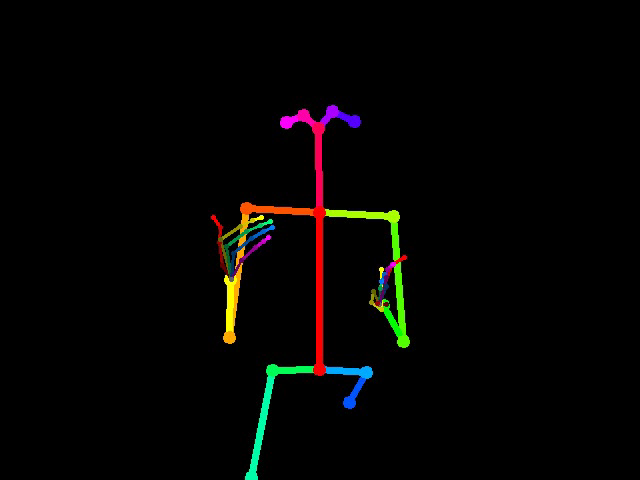
#> input picture frame 2 of writeup_videos_images/openpose_AGAIN_c4_skeleton.mov, 640 x 480 px, given in place of ASL_2008_08_04_scene7-camera1_AGAIN_v0_c4_train.mov, which was not available
$ jupyter execute --allow-errors 1_explore_optical_flow.ipynb
#> lines starting #> are read from the running program, lines starting #| are printed output that depends on the picture; after the words box and inside, x2 and y2 are one past the last pixel; in counts of white or black regions, pixels touching at a corner belong together; pictures that were not available may be replaced by others from this repository, and a replacement may not be noted
[cell 1]
import numpy as np
import cv2
import os
from matplotlib import pyplot as plt

[cell 2]
project_path = r'D:\UCBerkeley\CourseWork\202001\W251\Homework\Project'
dir_train = 'train_test_videos_NEW3'
test_video = 'ASL_2006_10_10_scene2-camera1_AGAIN_v0_c9_train.mov'
test_video = 'ASL_2008_08_04_scene7-camera1_AGAIN_v0_c4_train.mov'
cap = cv2.VideoCapture(os.path.join(project_path, dir_train, test_video))

[cell 3]
video_identifier = '_'.join(list(np.array(test_video.split('.')[0].split('_'))[[-4,-2]]))
print(video_identifier)

[cell 4]
ret, first_frame = cap.read()
#> first_frame is the input picture: shape (480, 640, 3); mean B, G, R 2.6, 4, 4.7
plt.imshow(first_frame)

[cell 5]
plt.hist(first_frame.ravel(),256,[0,256]); plt.show()
#> after `plt.hist(first_frame.ravel(), 256, [0, 256])`:
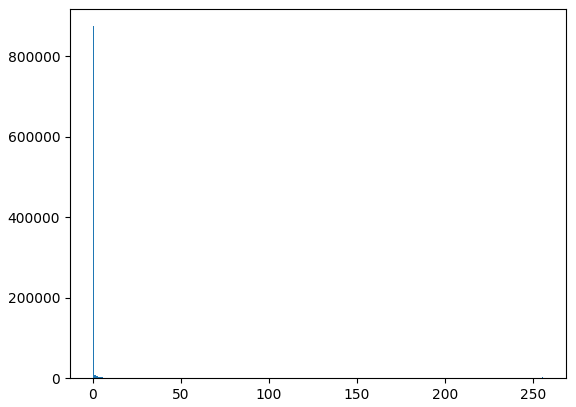
#> figure drawn by matplotlib, 1 panel; tallest bar 874459 high, from x = 0 to 1

[cell 6]
first_frame.shape
#> Out = (480, 640, 3)

[cell 7]
# Reference for this cell: https://docs.opencv.org/4.0.0-beta/d4/d8c/tutorial_py_shi_tomasi.html
prev_gray = cv2.cvtColor(first_frame,cv2.COLOR_BGR2GRAY)
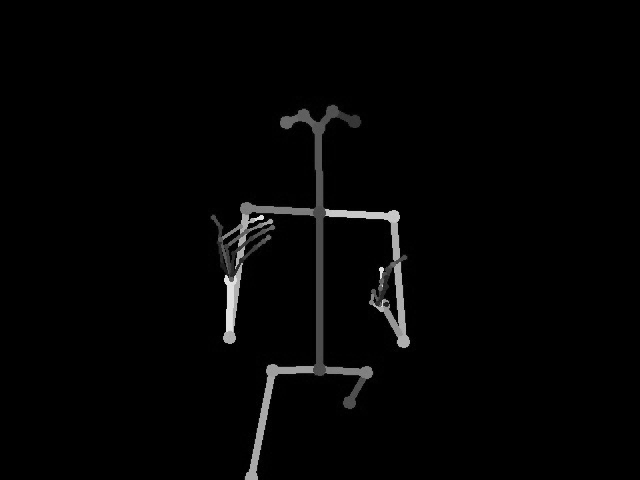
#> prev_gray: shape (480, 640); min 0, max 233, mean 4.1

upper_body_cascade = cv2.CascadeClassifier(r'D:\UCBerkeley\CourseWork\202001\W251\Homework\Project\haarcascade_frontalface_default.xml')
upper_body = upper_body_cascade.detectMultiScale(first_frame, scaleFactor=1.2 , minNeighbors=1)
#> upper_body = ()
print(upper_body)

# Only keep the first upper body detection
#> (the rest of this cell did not finish here and is left out)

[cell 8]
def valid_point(x, y):
    valid = True
    # Only keep the upper body
    # if upper_x < x < upper_x + upper_w and upper_y < y < upper_y + upper_h:
    #     valid = True
    # Do not detect edges for the top left corner where frame number is displayed
    if x < 200 and y < 100:
        valid = False
    return valid

[cell 9]
# Reference for cv2.goodFeaturesToTrack: https://docs.opencv.org/2.4/modules/imgproc/doc/feature_detection.html?highlight=goodfeaturestotrack
prev_corners = cv2.goodFeaturesToTrack(prev_gray, maxCorners=50,qualityLevel=0.01,minDistance=10)
#> prev_corners = 50 rows, first 8: [226, 275], [262, 218], [326, 214], [380, 268], [250, 217], [238, 230], [242, 263], [239, 245]
prev_corners_int = np.int0(prev_corners)
#> prev_corners_int has the same summary as prev_corners
# Plot the good features to track
for i in prev_corners_int:
    x,y = i.ravel()
    # Check whether the point is valid
    if valid_point(x, y):
        cv2.circle(first_frame,(x,y),3,255,-1)
#> this loop made 50 passes
#> (x, y) on passes 1 to 12: (226, 275), (262, 218), (326, 214), (380, 268), (250, 217), (238, 230), (242, 263), (239, 245), (383, 312), (397, 222), (399, 262), (398, 212)
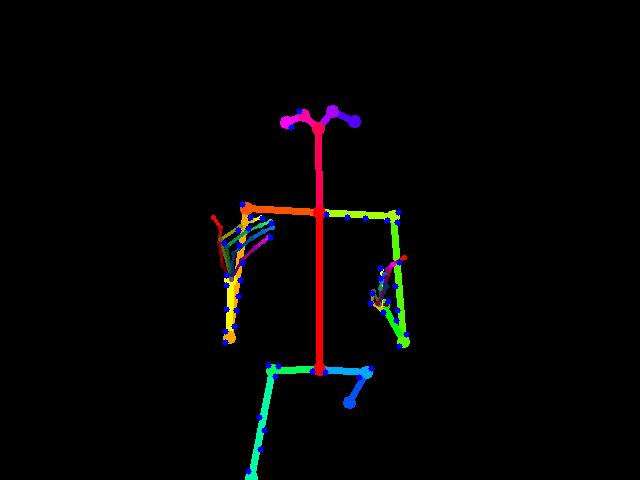
#> first_frame: shape (480, 640, 3); 0.47% of pixels changed, all inside (x1, y1, x2, y2) = (221, 108, 410, 475)

plt.imshow(first_frame),plt.show()

[cell 10]
mask = np.zeros_like(first_frame)
# Parameters for Lucas-Kanade optical flow
# Reference: https://pysource.com/2018/05/14/optical-flow-with-lucas-kanade-method-opencv-3-4-with-python-3-tutorial-31/
#     starting 18:50
lk_params = dict(winSize = (15,15), maxLevel = 1, criteria = (cv2.TERM_CRITERIA_EPS | cv2.TERM_CRITERIA_COUNT, 10, 0.03))
#> lk_params = {'winSize': (15, 15), 'maxLevel': 1, 'criteria': (3, 10, 0.03)}
# Variable for color to draw optical flow track
color = (0, 255, 0)
counter = 0
while(cap.isOpened()):
    # ret = a boolean return value from getting the frame, frame = the current frame being projected in the video
    ret, frame = cap.read()
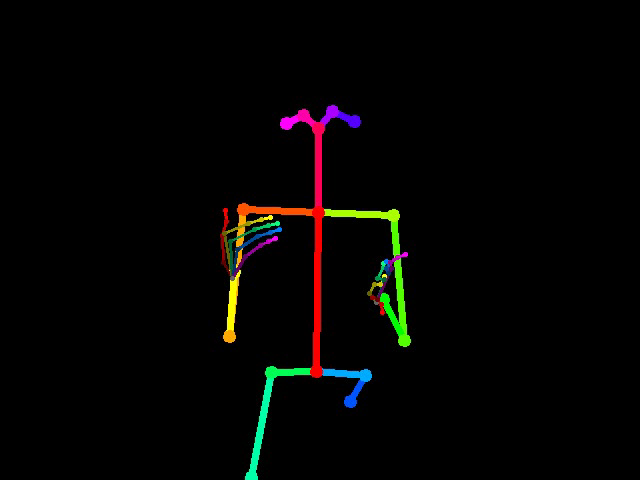
#> input picture frame 3 of writeup_videos_images/openpose_AGAIN_c4_skeleton.mov, 640 x 480 px, given in place of ASL_2008_08_04_scene7-camera1_AGAIN_v0_c4_train.mov, which was not available
#> frame is the input picture: shape (480, 640, 3); mean B, G, R 2.6, 4, 4.5
    # Converts each frame to grayscale - we previously only converted the first frame to grayscale
    frame = cv2.convertScaleAbs(frame, alpha=1, beta=0)
    try:
        gray = cv2.cvtColor(frame, cv2.COLOR_BGR2GRAY)
    except:
        break
    # Calculates sparse optical flow by Lucas-Kanade method
    # https://docs.opencv.org/3.0-beta/modules/video/doc/motion_analysis_and_object_tracking.html#calcopticalflowpyrlk
    next_corners, status, error = cv2.calcOpticalFlowPyrLK(prev_gray, gray, prev_corners, None, **lk_params)
#> next_corners = 50 rows, first 8: [231.2, 276.3], [267.7, 218.8], [325.2, 213.7], [381.7, 261.9], [247.2, 219.4], [235.4, 230.7], [241.4, 266.4], [236.8, 246.6]; status = 50 values from 1 to 1; error = 50 values, max 89.73 at index 47, min 0.00111 at index 13, mean 16.53
    # Selects good feature points for previous position
    temp_prev = prev_corners[status == 1]
#> temp_prev = 50 pairs, first value 224 to 406, second value 111 to 471
    # Selects good feature points for next position
    temp_next = next_corners[status == 1]
#> temp_next = 50 pairs, first value 225 to 407.1, second value 111 to 471
    prev_corners_good =[]
    for i in temp_prev:
        x,y = i.ravel()
        if valid_point(x, y):
            prev_corners_good.append(np.array([x,y]))
#> after the loop, prev_corners_good has the same summary as temp_prev
    prev_corners_good = np.array(prev_corners_good)
    next_corners_good =[]
    for i in temp_next:
        x,y = i.ravel()
        if valid_point(x, y):
            next_corners_good.append(np.array([x,y]))
#> this loop made 50 passes
#> (x, y) on passes 1 to 12: (231.2, 276.3), (267.7, 218.8), (325.2, 213.7), (381.7, 261.9), (247.2, 219.4), (235.4, 230.7), (241.4, 266.4), (236.8, 246.6), (382.5, 305.5), (397.1, 220.8), (399.1, 258.3), (398, 211)
#> after the loop, next_corners_good has the same summary as temp_next
    next_corners_good = np.array(next_corners_good)
    # Draws the optical flow tracks
    for i, (new, old) in enumerate(zip(next_corners_good, prev_corners_good)):
        # Returns a contiguous flattened array as (x, y) coordinates for new point
        a, b = new.ravel()
        # Returns a contiguous flattened array as (x, y) coordinates for old point
        c, d = old.ravel()
        # Draws line between new and old position with green color and 2 thickness
        mask = cv2.line(mask, (a, b), (c, d), color, 2)
        # Draws filled circle (thickness of -1) at new position with green color and radius of 3
        frame = cv2.circle(frame, (a, b), 3, color, -1)
#> this loop made 50 passes
#> (a, b, c, d) on passes 1 to 12: (231.2, 276.3, 226, 275), (267.7, 218.8, 262, 218), (325.2, 213.7, 326, 214), (381.7, 261.9, 380, 268), (247.2, 219.4, 250, 217), (235.4, 230.7, 238, 230), (241.4, 266.4, 242, 263), (236.8, 246.6, 239, 245), (382.5, 305.5, 383, 312), (397.1, 220.8, 397, 222), (399.1, 258.3, 399, 262), (398, 211, 398, 212)
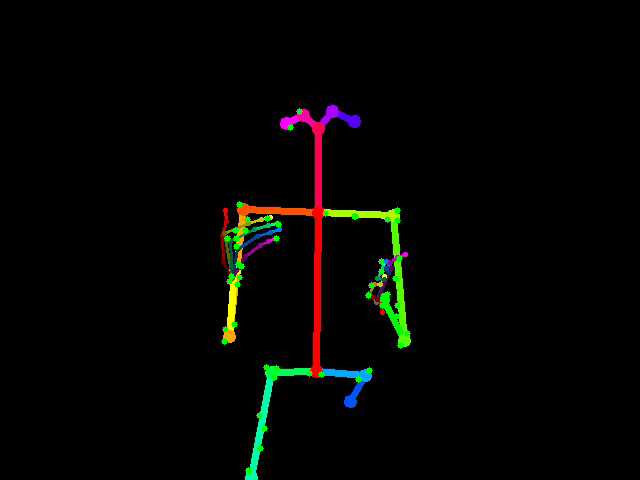
#> frame: shape (480, 640, 3); mean B, G, R 2.4, 4.7, 4.2
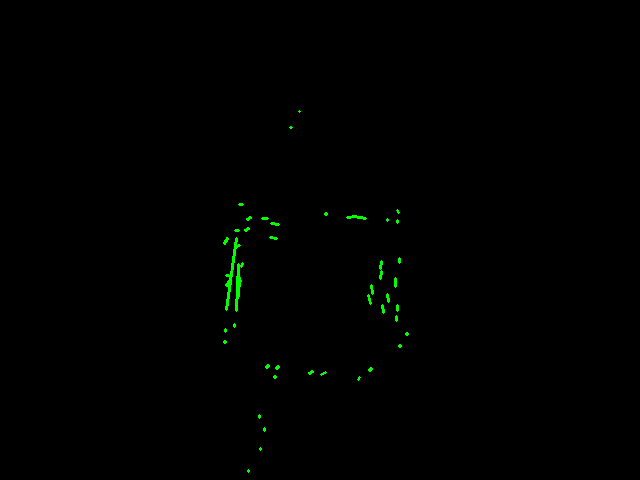
#> mask: shape (480, 640, 3); mean of channels 0, 1, 2 0, 1, 0; drawn as B, G, R
    # Overlays the optical flow tracks on the original frame
    output = cv2.add(frame, mask)
    # Updates previous frame
    prev_gray = gray.copy()
    # Updates previous good feature points
    prev_corners = next_corners_good.reshape(-1, 1, 2)
#> prev_corners has the same summary as next_corners
    # Opens a new window and displays the output frame
    # cv2.imshow("sparse optical flow", output)
    plt.imshow(output),plt.show()
    # f below means frame
    plt.imsave(os.path.join(project_path, 'writeup_videos_images', 'cv2_' + video_identifier + '_f{:02d}.png'.format(counter)), output)
    counter += 1
    # Frames are read by intervals of 10 milliseconds. The programs breaks out of the while loop when the user presses the 'q' key
    if cv2.waitKey(10) & 0xFF == ord('q'):
#> (key q is pressed here)
        break
# The following frees up resources and closes all windows
cap.release()
cv2.destroyAllWindows()

[cell 11]
plt.imshow(mask),plt.show()

[cell 12]
# save the image
# plt.imsave(os.path.join(project_path, 'test.png'), mask)

[cell 13]
# Create a gif from AGAIN_c9_f?
# import glob
from PIL import Image

# filepaths
fp_out = os.path.join(project_path, 'writeup_videos_images', 'cv2_' + video_identifier+'_optical_flow.gif')

# https://pillow.readthedocs.io/en/stable/handbook/image-file-formats.html#gif
img, *imgs = [Image.open(os.path.join(project_path, 'writeup_videos_images', f))
              for f in os.listdir(os.path.join(project_path, 'writeup_videos_images'))
              if video_identifier+'_f' in f]
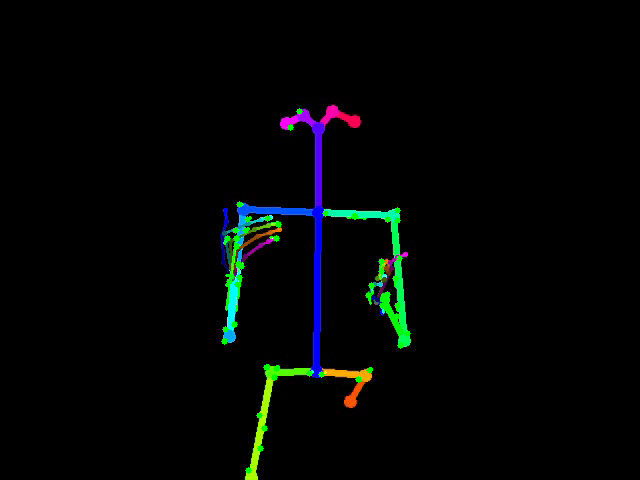
#> img: PIL image 640x480 RGBA; mean R, G, B, A 2.4, 5, 4.2, 255
img.save(fp=fp_out, format='GIF', append_images=imgs,
         save_all=True, duration=300, loop=0)

$ run again, starting later in the video
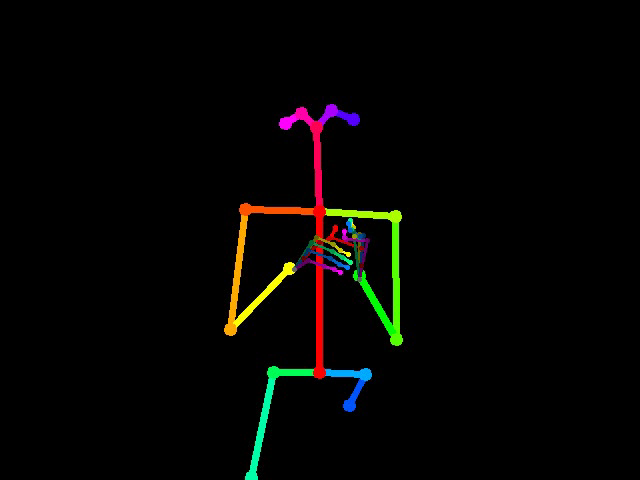
#> input picture frame 12 of writeup_videos_images/openpose_AGAIN_c4_skeleton.mov, 640 x 480 px, given in place of ASL_2008_08_04_scene7-camera1_AGAIN_v0_c4_train.mov, which was not available
#> first_frame is the input picture: shape (480, 640, 3); mean B, G, R 2.7, 4.5, 4.9
#> upper_body = ()
#> `prev_corners = cv2.goodFeaturesToTrack(prev_gray, maxCorners=50,qualit..`: prev_corners = 50 rows, first 8: [293, 272], [235, 319], [349, 253], [285, 264], [347, 218], [389, 212], [325, 209], [363, 271]
#> prev_corners_int has the same summary as prev_corners
#> the loop `for i in prev_corners_int:` made 50 passes
#> lk_params = {'winSize': (15, 15), 'maxLevel': 1, 'criteria': (3, 10, 0.03)}
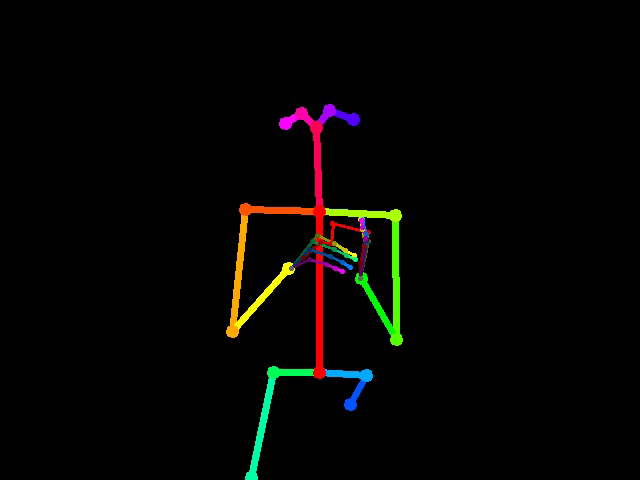
#> input picture frame 13 of writeup_videos_images/openpose_AGAIN_c4_skeleton.mov, 640 x 480 px, given in place of ASL_2008_08_04_scene7-camera1_AGAIN_v0_c4_train.mov, which was not available
#> frame is the input picture: shape (480, 640, 3); mean B, G, R 2.6, 4.4, 5
#> next_corners = 50 rows, first 8: [291.5, 272.2], [236.9, 320.1], [355.3, 253.8], [283.9, 264], [347.7, 217.9], [388.4, 211.2], [325.2, 208.8], [364.5, 273.2]; status = 50 values from 1 to 1; error = 50 values, max 55.84 at index 28, min 0 at index 17, mean 10.15
#> temp_prev = 50 pairs, first value 225 to 401, second value 109 to 473
#> temp_next = 50 pairs, first value 227 to 401, second value 109 to 473
#> the loop `for i in temp_prev:` made 50 passes
#> after the loop `for i in temp_prev:`: prev_corners_good has the same summary as temp_prev
#> the loop `for i in temp_next:` made 50 passes
#> after the loop `for i in temp_next:`: next_corners_good has the same summary as temp_next
#> the loop `for i, (new, old) in enumerate(zip(next_corners_good, prev_corners_goo..` made 50 passes
#> (a, b, c, d) on passes 1 to 8: (291.5, 272.2, 293, 272), (236.9, 320.1, 235, 319), (355.3, 253.8, 349, 253), (283.9, 264, 285, 264), (347.7, 217.9, 347, 218), (388.4, 211.2, 389, 212), (325.2, 208.8, 325, 209), (364.5, 273.2, 363, 271)
#> `prev_corners = next_corners_good.reshape(-1, 1, 2)`: prev_corners has the same summary as next_corners
#> `img, *imgs = [Image.open(os.path.join(project_path, 'writeup_videos_im..`:
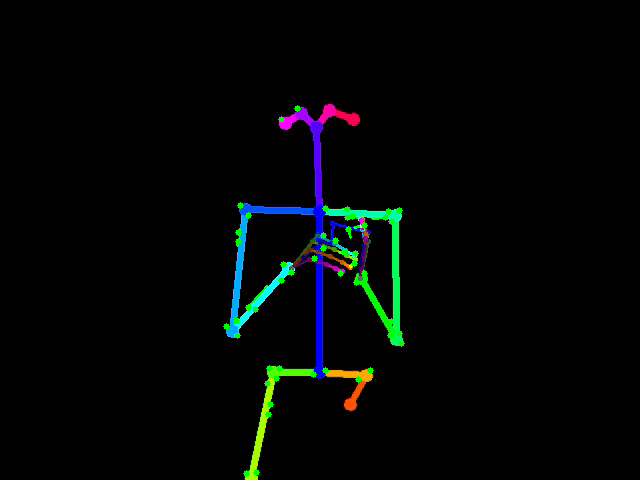
#> img: PIL image 640x480 RGBA; mean R, G, B, A 2.4, 5.3, 4.6, 255

$ run again, starting later in the video
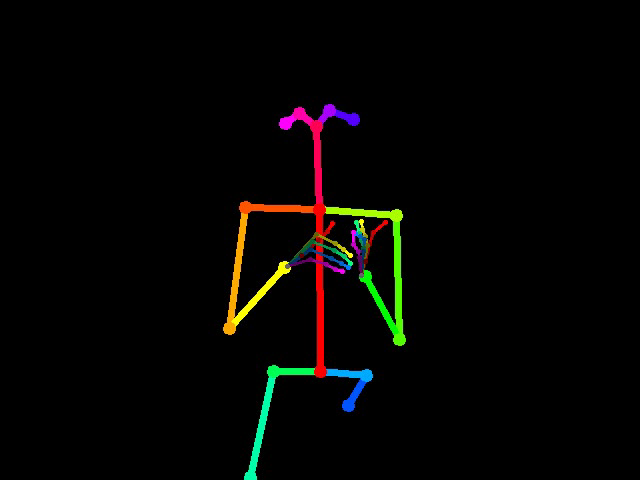
#> input picture frame 22 of writeup_videos_images/openpose_AGAIN_c4_skeleton.mov, 640 x 480 px, given in place of ASL_2008_08_04_scene7-camera1_AGAIN_v0_c4_train.mov, which was not available
#> first_frame is the input picture: shape (480, 640, 3); mean B, G, R 2.7, 4.6, 5
#> upper_body = ()
#> `prev_corners = cv2.goodFeaturesToTrack(prev_gray, maxCorners=50,qualit..`: prev_corners = 50 rows, first 8: [288, 262], [362, 220], [351, 256], [390, 211], [326, 212], [235, 315], [226, 322], [401, 211]
#> prev_corners_int has the same summary as prev_corners
#> the loop `for i in prev_corners_int:` made 50 passes
#> lk_params = {'winSize': (15, 15), 'maxLevel': 1, 'criteria': (3, 10, 0.03)}
#> next_corners = 50 rows, first 8: [285.5, 263.9], [360.4, 219.4], [350.1, 256.8], [393.4, 211.7], [324.9, 212], [234.8, 316.5], [227.1, 324.2], [399.4, 212.5]; status = 50 values, max 1 at index 0, min 0 at index 20, mean 0.98; error = 50 values, max 49.06 at index 1, min -1.62 at index 20, mean 20.87
#> temp_prev = 49 pairs, first value 225 to 403, second value 109 to 472
#> temp_next = 49 pairs, first value 226.5 to 399.7, second value 110.8 to 476
#> the loop `for i in temp_prev:` made 49 passes
#> after the loop `for i in temp_prev:`: prev_corners_good has the same summary as temp_prev
#> the loop `for i in temp_next:` made 49 passes
#> after the loop `for i in temp_next:`: next_corners_good has the same summary as temp_next
#> the loop `for i, (new, old) in enumerate(zip(next_corners_good, prev_corners_goo..` made 49 passes
#> (a, b, c, d) on passes 1 to 8: (285.5, 263.9, 288, 262), (360.4, 219.4, 362, 220), (350.1, 256.8, 351, 256), (393.4, 211.7, 390, 211), (324.9, 212, 326, 212), (234.8, 316.5, 235, 315), (227.1, 324.2, 226, 322), (399.4, 212.5, 401, 211)
#> after the loop `for i, (new, old) in enumerate(zip(next_corners_good, prev_corners_goo..`:
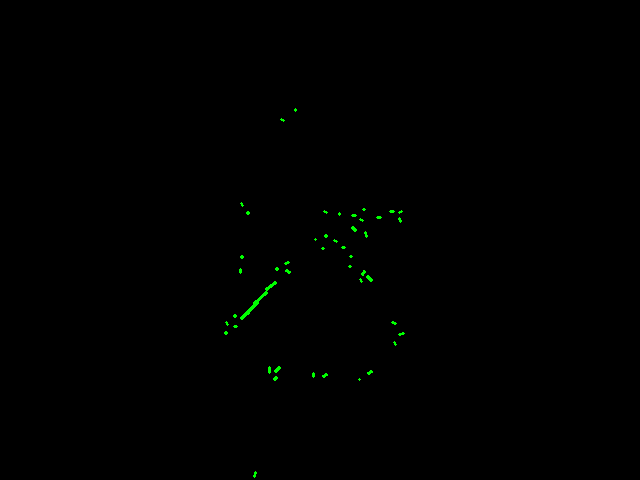
#> mask: shape (480, 640, 3); mean of channels 0, 1, 2 0, 0.6, 0; drawn as B, G, R
#> `prev_corners = next_corners_good.reshape(-1, 1, 2)`: prev_corners = 49 rows, first 8: [285.5, 263.9], [360.4, 219.4], [350.1, 256.8], [393.4, 211.7], [324.9, 212], [234.8, 316.5], [227.1, 324.2], [399.4, 212.5]
#> `img, *imgs = [Image.open(os.path.join(project_path, 'writeup_videos_im..`:
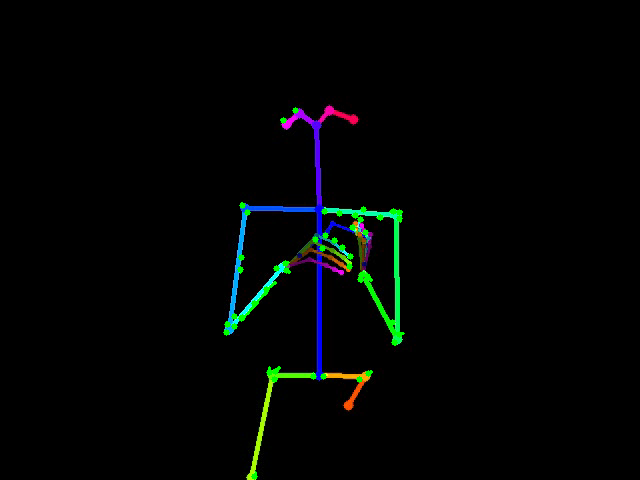
#> img: PIL image 640x480 RGBA; mean R, G, B, A 1.9, 4.2, 3.3, 255
